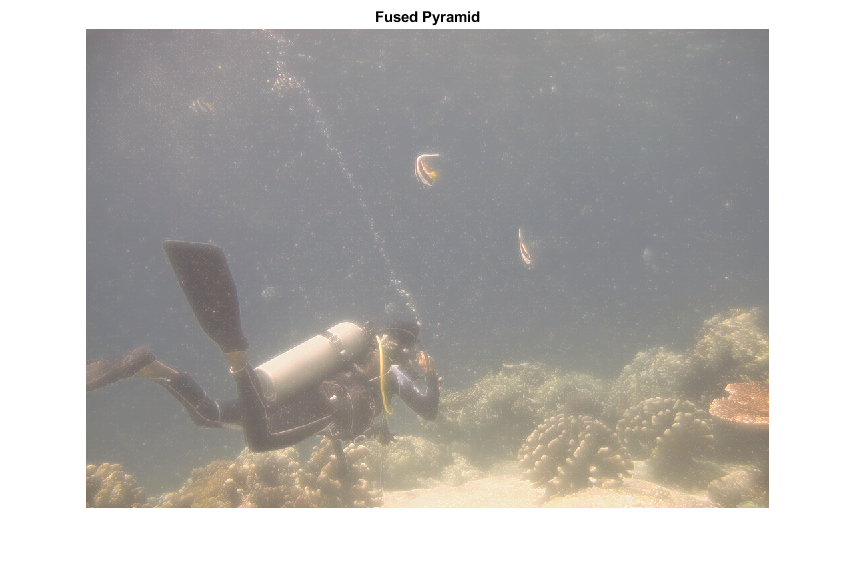
%> input picture fused-sample.png, 857 x 572 px
$ octave --eval "result = laplacian_constrast_weights(imread('../fused-sample.png'));"   (GNU Octave 9; MATLAB toolbox functions it lacks are replaced by stand-ins)
%> lines starting %> are read from the running program, lines starting %| are printed output that depends on the picture
function weights = laplacian_constrast_weights(img)
%{
    Description: The function estimates the global constrast by computing
    the absolute value of a Laplacian filter applied on each input
    luminance channel. Using this procedure, a value will be associated
    with each pixel position which will be called the Laplacian contrast
    weight.

    Input:
        - img: an RGB image (a mxnx3 tensor)

    Output:
        - weights: the weights defined by the Laplacian filter (a mxnx3
        tensor)
%}
    laplacian_filter = [0,1,0;1,-4,1;0,1,0];
    lab_img = rgb2lab(img);
%> lab_img: size 572x857x3 double; mean of channels 1, 2, 3 73.5, 0.6, 2
    luminance_channel = lab_img(:,:,1);
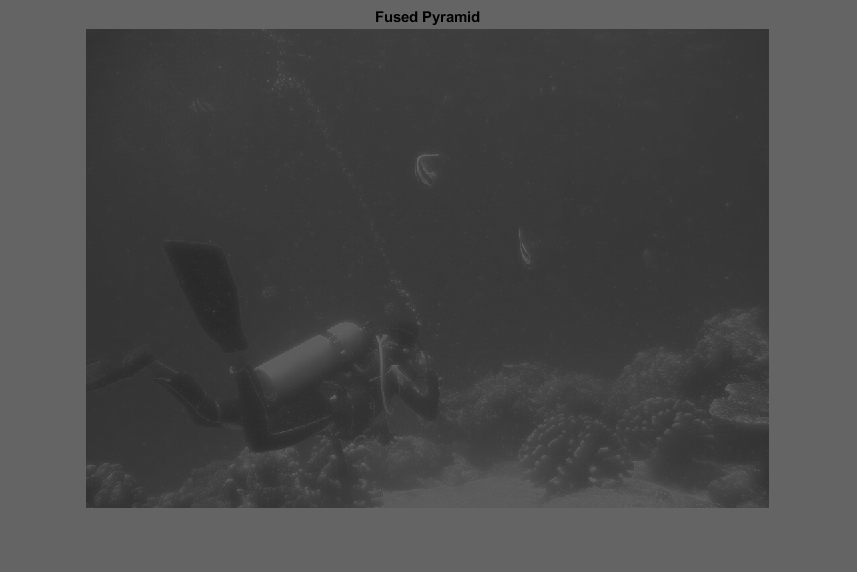
%> luminance_channel: size 572x857 double; min 0, max 100, mean 73.5
    weights = imfilter(luminance_channel, laplacian_filter);
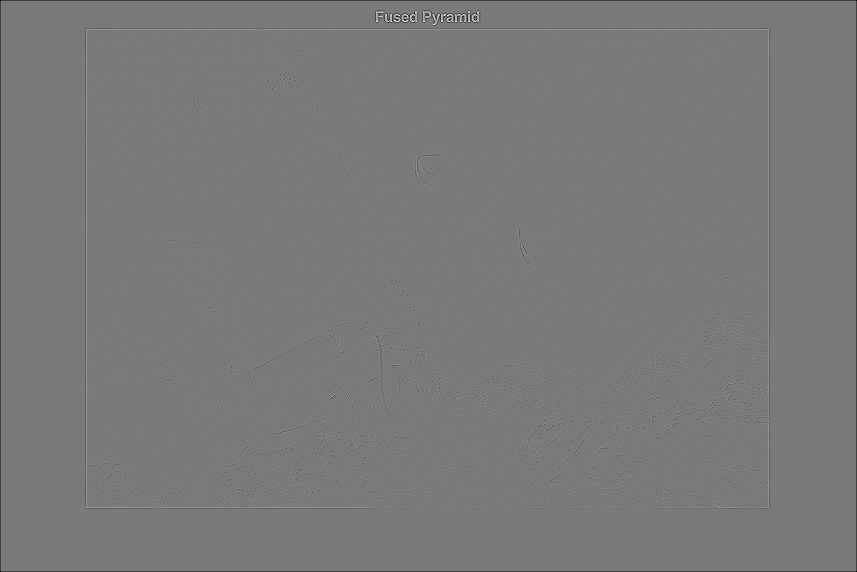
%> weights: size 572x857 double; min -214.7, max 232.1, mean -0.6; drawn with min black and max white
end
